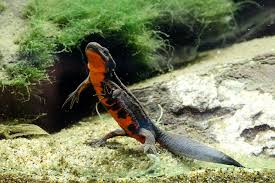
#> input picture src/imori.jpg, 275 x 183 px
$ python 17.py   (older library calls are emulated)
#> lines starting #> are read from the running program, lines starting #| are printed output that depends on the picture; after the words box and inside, x2 and y2 are one past the last pixel; in counts of white or black regions, pixels touching at a corner belong together
import cv2
import numpy as np

# Read image
img = cv2.imread("imori.jpg").astype(np.float)
H, W, C = img.shape
#> H = 183; W = 275; C = 3

b = img[:, :, 0].copy()
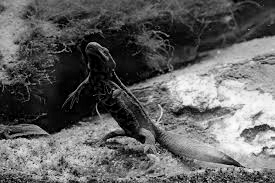
#> b: shape (183, 275) float64; min 0, max 255, mean 97.7
g = img[:, :, 1].copy()
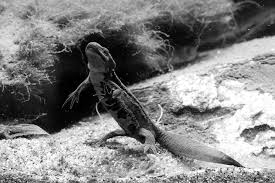
#> g: shape (183, 275) float64; min 0, max 255, mean 130.6
r = img[:, :, 2].copy()
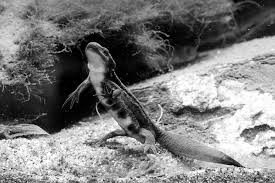
#> r: shape (183, 275) float64; min 0, max 255, mean 124.1

# Gray scale
gray = 0.2126 * r + 0.7152 * g + 0.0722 * b
gray = gray.astype(np.uint8)

# sobel Filter
K_size = 3

## Zero padding
pad = K_size // 2
out = np.zeros((H + pad*2, W + pad*2), dtype=np.float)
out[pad:pad+H, pad:pad+W] = gray.copy().astype(np.float)
tmp = out.copy()

## Laplacian vertical
K = [[0., 1., 0.],[1., -4., 1.], [0., 1., 0.]]

for y in range(H):
    for x in range(W):
        out[pad+y, pad+x] = np.sum(K * (tmp[y:y+K_size, x:x+K_size]))
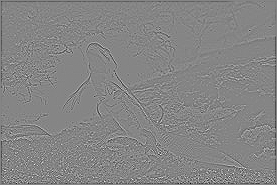
#> out: shape (185, 277) float64; min -587, max 534, mean -2.5; drawn with min black and max white

out[out < 0] = 0
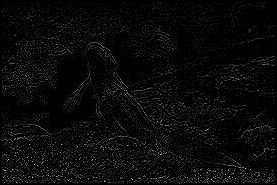
#> out: shape (185, 277) float64; min 0, max 534, mean 20.8; drawn with min black and max white
out[out > 255] = 255
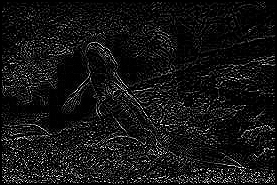
#> out: shape (185, 277) float64; 0.41% of pixels changed, all inside (x1, y1, x2, y2) = (3, 38, 270, 183)

out = out[pad:pad+H, pad:pad+W].astype(np.uint8)
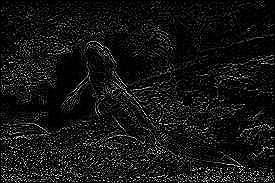
#> out: shape (183, 275); min 0, max 255, mean 20.9

# Save result
cv2.imwrite("out.jpg", out)
cv2.imshow("result", out)
cv2.waitKey(0)
cv2.destroyAllWindows()
